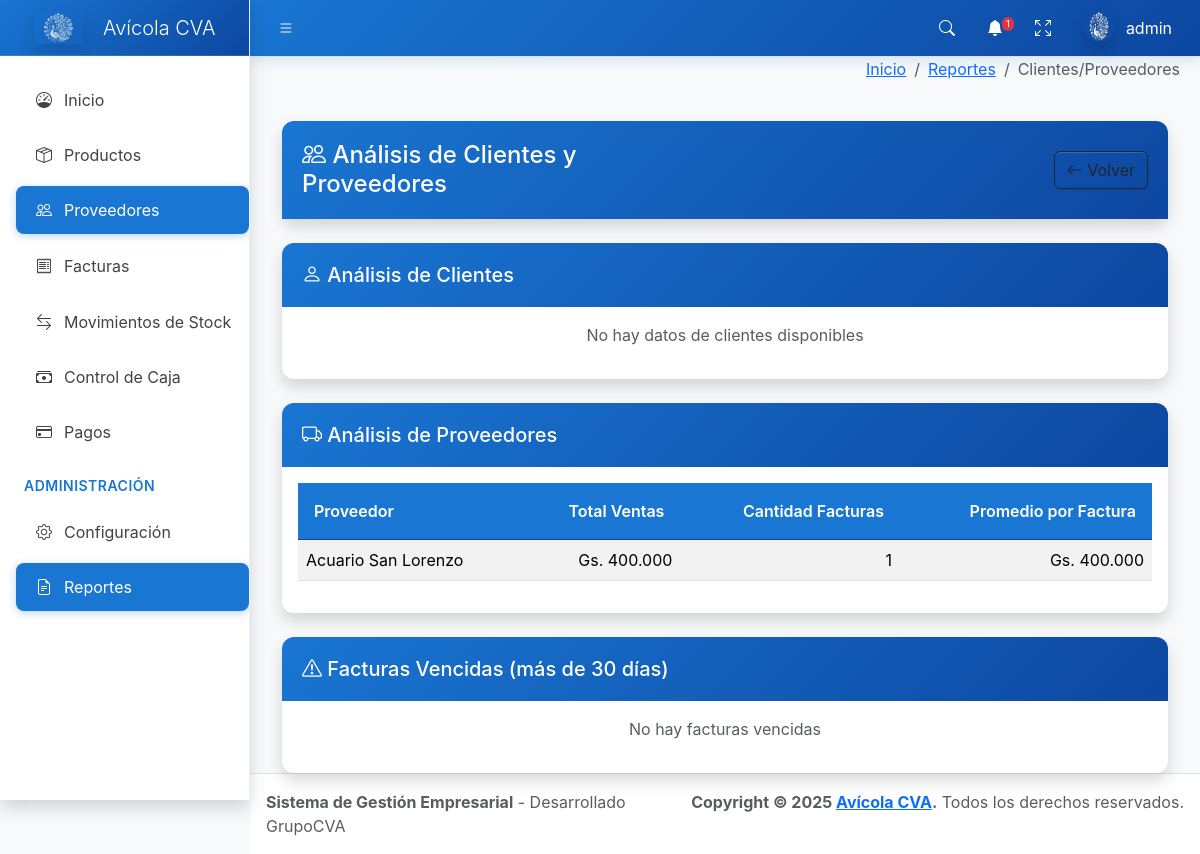
/reportes/clientes-proveedores/ (signed in), run on the app's committed database.
### core/models.py (models this page shows, shortened)
class Proveedor(models.Model):
    nombre = models.CharField(max_length=200)
    rif = models.CharField(max_length=20, unique=True)
    direccion = models.TextField()
    telefono = models.CharField(max_length=20)
    email = models.EmailField()
    saldo = models.IntegerField(default=0)
    activo = models.BooleanField(default=True)
    fecha_creacion = models.DateTimeField(auto_now_add=True)
    class Meta:
        verbose_name = 'Proveedor'
        verbose_name_plural = 'Proveedores'
        ordering = ['nombre']

### core/views.py (the view)
# urls.py: path('reportes/clientes-proveedores/', views.reporte_clientes_proveedores, name='reporte_clientes_proveedores'),
@login_required
def reporte_clientes_proveedores(request):
    clientes_analisis = Factura.objects.filter(
        tipo='venta',
        estado='pagada'
    ).values('cliente__nombre').annotate(
        total_compras=Sum('total'),
        cantidad_facturas=Count('id')
    ).order_by('-total_compras')
    proveedores_analisis = Factura.objects.filter(
        tipo='compra',
        estado='pagada'
    ).values('proveedor__nombre').annotate(
        total_ventas=Sum('total'),
        cantidad_facturas=Count('id')
    ).order_by('-total_ventas')
    facturas_vencidas = Factura.objects.filter(
        estado='pendiente',
        fecha__lt=datetime.now() - timedelta(days=30)
    ).select_related('cliente', 'proveedor')
    context = {
        'clientes_analisis': clientes_analisis,
        'proveedores_analisis': proveedores_analisis,
        'facturas_vencidas': facturas_vencidas,
        'titulo': 'Análisis de Clientes y Proveedores'
    }
    return render(request, 'reporte_clientes_proveedores.html', context)

### templates/reporte_clientes_proveedores.html (shortened to what this page needs)
{% extends 'base.html' %}
{% load humanize custom_filters %}
{% block breadcrumb %}
<li class="breadcrumb-item"><a href="{% url 'reportes_dashboard' %}">Reportes</a></li>
<li class="breadcrumb-item active">Clientes/Proveedores</li>
{% endblock %}
{% block content %}
<div class="container-fluid mt-4">
  <div class="card shadow mb-4">
            <div class="card-header bg-danger text-white d-flex justify-content-between align-items-center">
      <h4 class="mb-0"><i class="bi bi-people"></i> {{ titulo }}</h4>
      <div class="d-flex justify-content-end w-100 ms-3">
        <a href="{% url 'reportes_dashboard' %}" class="btn btn-outline-dark">
          <i class="bi bi-arrow-left"></i> Volver
        </a>
      </div>
    </div>
  </div>
  <div class="row mb-4">
    <div class="col-12">
      <div class="card shadow">
        <div class="card-header bg-primary text-white">
          <h5 class="mb-0"><i class="bi bi-person"></i> Análisis de Clientes</h5>
        </div>
        <div class="card-body">
          {% if clientes_analisis %}
            <div class="table-responsive">
              <table class="table table-striped">
                <thead>
                  <tr>
                    <th>Cliente</th>
                    <th class="text-end">Total Compras</th>
                    <th class="text-end">Cantidad Facturas</th>
                    <th class="text-end">Promedio por Factura</th>
                  </tr>
                </thead>
                <tbody>
                  {% for cliente in clientes_analisis %}
                  <tr>
                    <td>{{ cliente.cliente__nombre }}</td>
                    <td class="text-end">Gs. {{ cliente.total_compras|floatformat:0|intcomma_dot }}</td>
                    <td class="text-end">{{ cliente.cantidad_facturas }}</td>
                    <td class="text-end">Gs. {% if cliente.cantidad_facturas > 0 %}{{ cliente.total_compras|floatformat:0|intcomma_dot }}{% else %}0{% endif %}</td>
                  </tr>
                  {% endfor %}
                </tbody>
              </table>
            </div>
          {% else %}
            <p class="text-muted text-center">No hay datos de clientes disponibles</p>
          {% endif %}
        </div>
      </div>
    </div>
  </div>
  <div class="row mb-4">
    <div class="col-12">
      <div class="card shadow">
        <div class="card-header bg-success text-white">
          <h5 class="mb-0"><i class="bi bi-truck"></i> Análisis de Proveedores</h5>
        </div>
        <div class="card-body">
          {% if proveedores_analisis %}
            <div class="table-responsive">
              <table class="table table-striped">
                <thead>
                  <tr>
                    <th>Proveedor</th>
                    <th class="text-end">Total Ventas</th>
                    <th class="text-end">Cantidad Facturas</th>
                    <th class="text-end">Promedio por Factura</th>
                  </tr>
                </thead>
                <tbody>
                  {% for proveedor in proveedores_analisis %}
                  <tr>
                    <td>{{ proveedor.proveedor__nombre }}</td>
                    <td class="text-end">Gs. {{ proveedor.total_ventas|floatformat:0|intcomma_dot }}</td>
                    <td class="text-end">{{ proveedor.cantidad_facturas }}</td>
                    <td class="text-end">Gs. {% if proveedor.cantidad_facturas > 0 %}{{ proveedor.total_ventas|floatformat:0|intcomma_dot }}{% else %}0{% endif %}</td>
                  </tr>
                  {% endfor %}
                </tbody>
              </table>
            </div>
          {% else %}
            <p class="text-muted text-center">No hay datos de proveedores disponibles</p>
          {% endif %}
        </div>
      </div>
    </div>
  </div>
  <div class="row">
    <div class="col-12">
      <div class="card shadow">
        <div class="card-header bg-danger text-white">
          <h5 class="mb-0"><i class="bi bi-exclamation-triangle"></i> Facturas Vencidas (más de 30 días)</h5>
        </div>
        <div class="card-body">
          {% if facturas_vencidas %}
            <div class="table-responsive">
              <table class="table table-striped">
                <thead>
                  <tr>
                    <th># Factura</th>
                    <th>Fecha</th>
                    <th>Tipo</th>
                    <th>Cliente/Proveedor</th>
                    <th class="text-end">Total</th>
                    <th class="text-end">Días Vencida</th>
                    <th class="text-end">Acciones</th>
                  </tr>
                </thead>
                <tbody>
                  {% for factura in facturas_vencidas %}
                  <tr>
                    <td>{{ factura.numero }}</td>
                    <td>{{ factura.fecha|date:'d/m/Y' }}</td>
                    <td>
                      {% if factura.tipo == 'venta' %}
                        <span class="badge bg-primary">Venta</span>
                      {% else %}
                        <span class="badge bg-success">Compra</span>
                      {% endif %}
                    </td>
                    <td>
                      {% if factura.tipo == 'venta' %}
                        {{ factura.cliente.nombre }}
                      {% else %}
                        {{ factura.proveedor.nombre }}
                      {% endif %}
                    </td>
                    <td class="text-end">Gs. {{ factura.total|floatformat:0|intcomma_dot }}</td>
                    <td class="text-end">{{ factura.fecha|timesince }}</td>
                    <td class="text-end">
                      <a href="{% url 'factura_ver' factura.pk %}" class="btn btn-sm btn-outline-primary">
                        <i class="bi bi-eye"></i>
                      </a>
                    </td>
                  </tr>
                  {% endfor %}
                </tbody>
              </table>
            </div>
          {% else %}
            <p class="text-muted text-center">No hay facturas vencidas</p>
          {% endif %}
        </div>
      </div>
    </div>
  </div>
</div>
{% endblock %}

### templates/base.html (shortened to what this page needs)
{% load static %}
<!doctype html>
<html lang="es">
  <head>
    <link
      rel="stylesheet"
      href="https://cdn.jsdelivr.net/npm/@fontsource/source-sans-3@5.0.12/index.css"
      media="print"
      onload="this.media='all'"
    />
    <link
      rel="stylesheet"
      href="https://cdn.jsdelivr.net/npm/overlayscrollbars@2.11.0/styles/overlayscrollbars.min.css"
    />
    <link
      rel="stylesheet"
      href="https://cdn.jsdelivr.net/npm/bootstrap-icons@1.13.1/font/bootstrap-icons.min.css"
    />
    <link
      href="https://cdn.jsdelivr.net/npm/bootstrap@5.3.2/dist/css/bootstrap.min.css"
      rel="stylesheet"
    />
    <link rel="stylesheet" href="{% static 'AdminLTE/dist/css/adminlte.css' %}" />
    <link
      rel="stylesheet"
      href="https://cdn.jsdelivr.net/npm/apexcharts@3.37.1/dist/apexcharts.css"
    />
    {% load static %}
    {% load humanize custom_filters %}
    {% with tema_actual=configuracion_sistema.tema_visual|default:"azul" %}
        {% if tema_actual == "azul" %}
            <link rel="stylesheet" href="{% static 'css/temas/tema-azul.css' %}" />
        {% elif tema_actual == "oscuro" %}
            <link rel="stylesheet" href="{% static 'css/temas/tema-oscuro.css' %}" />
        {% elif tema_actual == "minimalista" %}
            <link rel="stylesheet" href="{% static 'css/temas/tema-minimalista.css' %}" />
        {% else %}
            <link rel="stylesheet" href="{% static 'css/temas/tema-azul.css' %}" />
        {% endif %}
    {% endwith %}
  </head>
  <body class="layout-fixed sidebar-expand-lg sidebar-open bg-body-tertiary">
    <div class="app-wrapper">
      <nav class="app-header navbar navbar-expand bg-body">
        <div class="container-fluid">
          <ul class="navbar-nav">
            <li class="nav-item">
              <a class="nav-link" data-lte-toggle="sidebar" href="#" role="button">
                <i class="bi bi-list"></i>
              </a>
            </li>
          </ul>
          <ul class="navbar-nav ms-auto">
            <li class="nav-item">
              <a class="nav-link" data-widget="navbar-search" href="#" role="button">
                <i class="bi bi-search"></i>
              </a>
            </li>
            <li class="nav-item dropdown">
              <a class="nav-link" data-bs-toggle="dropdown" href="#">
                <i class="bi bi-bell-fill"></i>
                <span class="navbar-badge badge text-bg-danger">{{ total_alertas|default:0 }}</span>
              </a>
            </li>
            <li class="nav-item">
              <a class="nav-link" href="#" data-lte-toggle="fullscreen">
                <i data-lte-icon="maximize" class="bi bi-arrows-fullscreen"></i>
              </a>
            </li>
            <li class="nav-item dropdown user-menu">
              <a href="#" class="nav-link dropdown-toggle" data-bs-toggle="dropdown">
                <img
                  src="{% static 'img/logo.png' %}"
                  class="user-image rounded-circle shadow"
                  alt="User Image"
                />
                <span class="d-none d-md-inline">{{ user.username|default:"Usuario" }}</span>
              </a>
            </li>
          </ul>
        </div>
      </nav>
      <aside class="app-sidebar bg-body-secondary shadow" data-bs-theme="dark">
        <div class="sidebar-brand">
          <a href="{% url 'dashboard' %}" class="brand-link">
            <img
              src="{% static 'img/logo.png' %}"
              alt="Avícola CVA Logo"
              class="brand-image opacity-75 shadow"
            />
            <span class="brand-text fw-light">Avícola CVA</span>
          </a>
        </div>
        <div class="sidebar-wrapper">
          <nav class="mt-2">
                         <ul
               class="nav sidebar-menu flex-column"
               data-lte-toggle="treeview"
               role="navigation"
               aria-label="Main navigation"
               data-accordion="false"
               id="navigation"
             >
               <li class="nav-item">
                 <a href="{% url 'dashboard' %}" class="nav-link {% if request.resolver_match.url_name == 'dashboard' %}active{% endif %}">
                   <i class="nav-icon bi bi-speedometer"></i>
                   <p>Inicio</p>
                 </a>
               </li>
               <li class="nav-item">
                 <a href="{% url 'productos_list' %}" class="nav-link {% if 'producto' in request.resolver_match.url_name %}active{% endif %}">
                   <i class="nav-icon bi bi-box-seam"></i>
                   <p>Productos</p>
                 </a>
               </li>
               <li class="nav-item">
                 <a href="{% url 'proveedores_list' %}" class="nav-link {% if 'proveedor' in request.resolver_match.url_name %}active{% endif %}">
                   <i class="nav-icon bi bi-people"></i>
                   <p>Proveedores</p>
                 </a>
               </li>
              <li class="nav-item">
                <a href="{% url 'factura_list' %}" class="nav-link {% if 'factura' in request.resolver_match.url_name %}active{% endif %}">
                  <i class="nav-icon bi bi-receipt"></i>
                  <p>Facturas</p>
                </a>
              </li>
              <li class="nav-item">
                <a href="{% url 'stock_movimientos' %}" class="nav-link {% if 'stock' in request.resolver_match.url_name %}active{% endif %}">
                  <i class="nav-icon bi bi-arrow-left-right"></i>
                  <p>Movimientos de Stock</p>
                </a>
              </li>
              <li class="nav-item">
                <a href="{% url 'caja_list' %}" class="nav-link {% if 'caja' in request.resolver_match.url_name %}active{% endif %}">
                  <i class="nav-icon bi bi-cash-stack"></i>
                  <p>Control de Caja</p>
                </a>
              </li>
              <li class="nav-item">
                <a href="{% url 'pagos_dashboard' %}" class="nav-link {% if 'pagos' in request.resolver_match.url_name %}active{% endif %}">
                  <i class="nav-icon bi bi-credit-card"></i>
                  <p>Pagos</p>
                </a>
              </li>
              <li class="nav-header">ADMINISTRACIÓN</li>
              <li class="nav-item">
                <a href="{% url 'configuracion_panel' %}" class="nav-link {% if 'configuracion' in request.resolver_match.url_name %}active{% endif %}">
                  <i class="nav-icon bi bi-gear"></i>
                  <p>Configuración</p>
                </a>
              </li>
              <li class="nav-item">
                <a href="{% url 'reportes_dashboard' %}" class="nav-link {% if 'reporte' in request.resolver_match.url_name %}active{% endif %}">
                  <i class="nav-icon bi bi-file-earmark-text"></i>
                  <p>Reportes</p>
                </a>
              </li>
            </ul>
          </nav>
        </div>
      </aside>
      <div class="app-content">
        <div class="content-header">
          <div class="container-fluid">
            <div class="row mb-2">
              <div class="col-sm-6">
              </div>
              <div class="col-sm-6">
                <ol class="breadcrumb float-sm-end">
                  <li class="breadcrumb-item"><a href="{% url 'dashboard' %}">Inicio</a></li>
                  {% block breadcrumb %}{% endblock %}
                </ol>
              </div>
            </div>
          </div>
        </div>
        <div class="content">
          <div class="container-fluid">
            {% block content %}{% endblock %}
          </div>
        </div>
      </div>
      <footer class="app-footer">
        <div class="float-end d-none d-sm-inline">
          <strong>Copyright &copy; 2025 <a href="#">Avícola CVA</a>.</strong> Todos los derechos reservados.
        </div>
        <div>
          <strong>Sistema de Gestión Empresarial</strong> - Desarrollado GrupoCVA
        </div>
      </footer>
    </div>
  </body>
</html>

### data on the page
Proveedor: proveedor__nombre "Acuario San Lorenzo", total_ventas "400.000", cantidad_facturas "1"

### other printed values
{{ total_alertas|default:0 }} "1"
{{ user.username|default:"Usuario" }} "admin"
{{ titulo }} "Análisis de Clientes y Proveedores"
